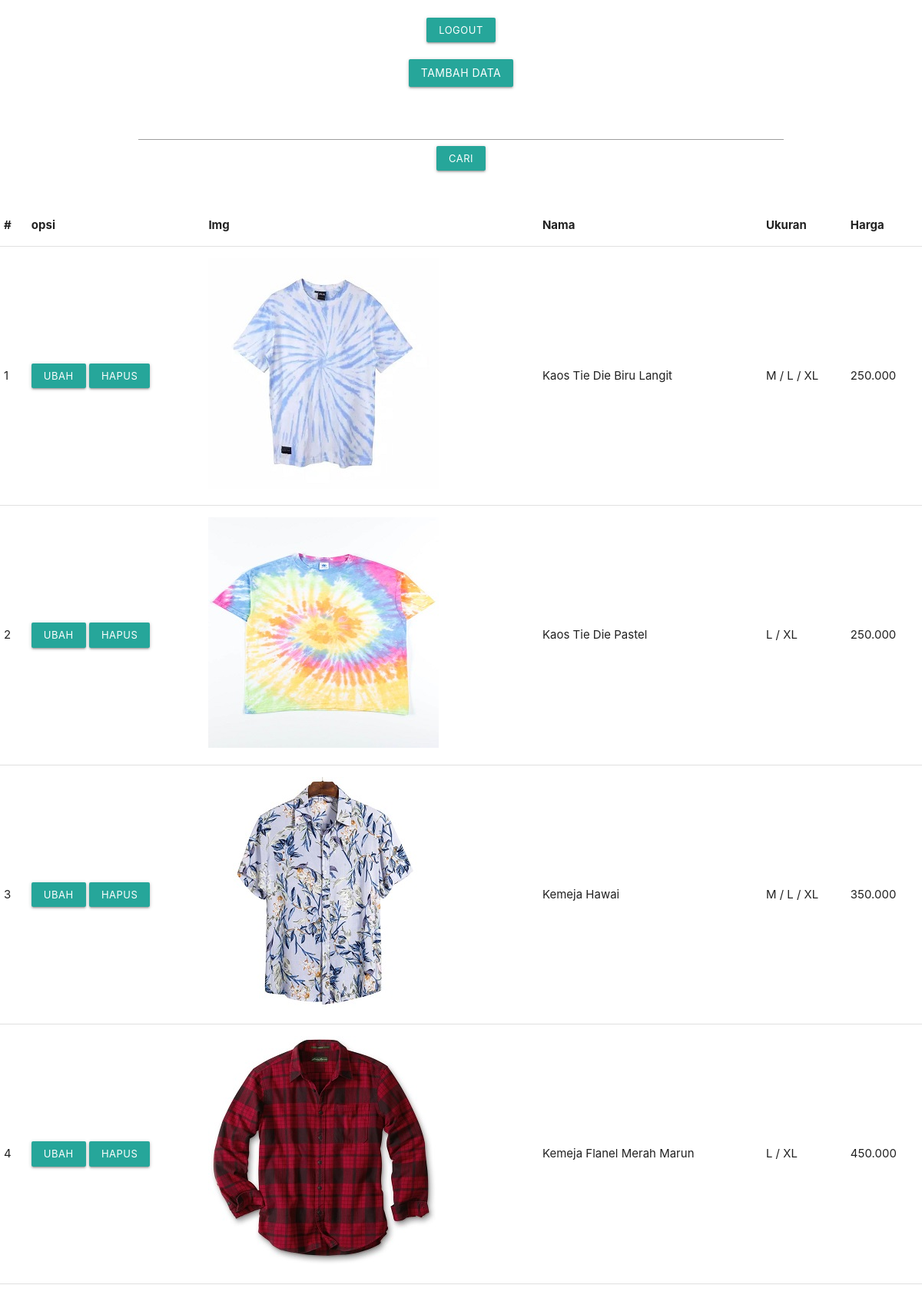
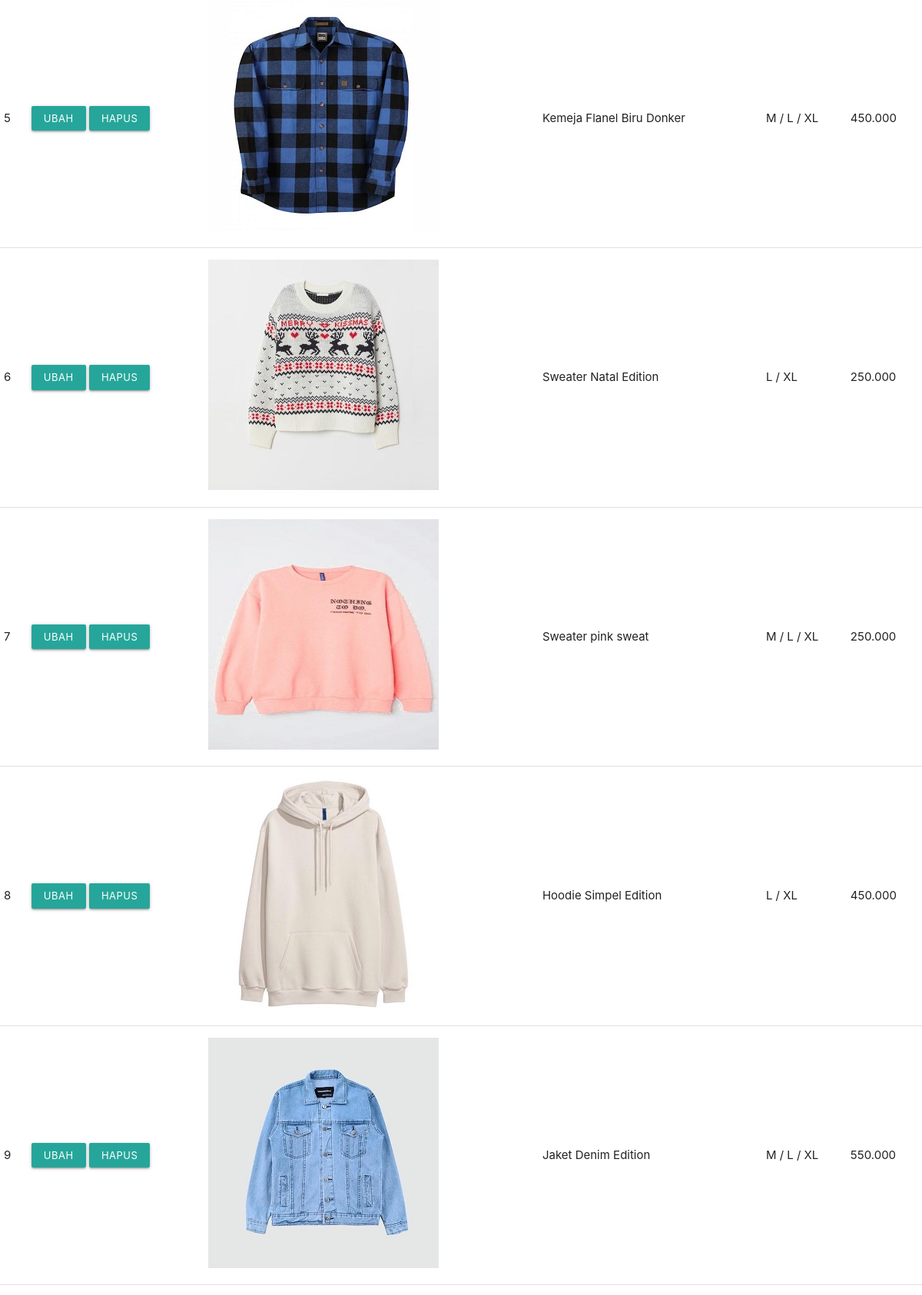
Screenshot of /php/admin.php (upper part) with the database file from the repository (2 pictures, top to bottom).
### tables this page shows
CREATE TABLE `pakaian` (
  `id` int(11) NOT NULL,
  `nama` varchar(200) NOT NULL,
  `ukuran` varchar(100) NOT NULL,
  `harga` varchar(100) NOT NULL,
  `img` varchar(100) NOT NULL
);

### php/functions.php (called while the page is built, shortened)
<?php
function koneksi()
{
    $conn = mysqli_connect("localhost", "root", "");
    mysqli_select_db($conn, "pw_tubess_203040035");
    return $conn;
}
function query($query)
{
    $conn = koneksi();
    $result = mysqli_query($conn, $query);
    $rows = [];
    while( $row = mysqli_fetch_assoc($result) ) {
        $rows[] = $row;
    }
    return $rows;
}
?>

### php/admin.php (the view, shortened to what this page needs)
<?php
require "functions.php";
$pakaian = query("SELECT * FROM pakaian");
if(isset($_GET["cari"])) {
    $keyword = $_GET["keyword"];
    $pakaian = query("SELECT * FROM pakaian WHERE
                        nama LIKE '%$keyword%' OR
                        ukuran LIKE '%$keyword%' OR
                        harga LIKE '%$keyword%' ");
}else{
    $pakaian = query("SELECT * FROM pakaian");
}
?>
<!DOCTYPE html>
<html>
    <head>
        <link type="text/css" rel="stylesheet" href="../css/materialize.min.css"  media="screen,projection"/>
        <link rel="stylesheet" href="../css/style.css">
    </head>
    <body>
    <div class="logout">
        <div class="center-align">
            <br>
            <button class="waves-effect waves-light btn-small"><a class="white-text" href="logout.php">Logout</a></button>
        </div>
    </div>
    <div class="add">
        <div class="container">
            <div class="center-align">
                <br>
                <button class="waves-effect waves-light btn"><a class="white-text" href="tambah.php">Tambah Data</a></button>
                <br><br>
                <form action="" method="GET">
                    <input type="text" name="keyword" autocomplete="off" autofocus>
                    <button class="waves-effect waves-light btn-small" type="submit" name="cari">Cari</button>
                </form>
            </div>
        </div>
    </div>
    <br><br>
    <table border="1" cellpadding="13" cellspacing="0">
        <tr>
            <th>#</th>
            <th>opsi</th>
            <th>Img</th>
            <th>Nama</th>
            <th>Ukuran</th>
            <th>Harga</th>
        </tr>
        <?php $i = 1; ?>
        <?php foreach ($pakaian as $row) : ?>
            <tr>
                <td><?= $i; ?></td>
                <td>
                    <button class="waves-effect waves-light btn-small"><a href="ubah.php?id=<?= $row['id']; ?>" class="white-text">ubah</a></button>
                    <button class="waves-effect waves-light btn-small"><a href="hapus.php?id=<?= $row['id']; ?>" onclick="return confirm('Hapus Data?')" class="white-text">hapus</a></button>
                </td>
                <td><img src="../assets/img/<?= $row["img"]; ?>"></td>
                <td><?= $row["nama"]; ?></td>
                <td><?= $row["ukuran"]; ?></td>
                <td><?= $row["harga"]; ?></td>
            </tr>
            <?php $i++; ?>
        <?php endforeach; ?>
    </table>
    </body>
</html>

### rows the page displays
pakaian: img (picture), nama "Kaos Tie Die Biru Langit", ukuran "M / L / XL", harga "250.000"
pakaian: img (picture), nama "Kaos Tie Die Pastel", ukuran "L / XL", harga "250.000"
pakaian: img (picture), nama "Kemeja Hawai", ukuran "M / L / XL", harga "350.000"
pakaian: img (picture), nama "Kemeja Flanel Merah Marun", ukuran "L / XL", harga "450.000"
pakaian: img (picture), nama "Kemeja Flanel Biru Donker", ukuran "M / L / XL", harga "450.000"
pakaian: img (picture), nama "Sweater Natal Edition", ukuran "L / XL", harga "250.000"
pakaian: img (picture), nama "Sweater pink sweat", ukuran "M / L / XL", harga "250.000"
pakaian: img (picture), nama "Hoodie Simpel Edition", ukuran "L / XL", harga "450.000"
pakaian: img (picture), nama "Jaket Denim Edition", ukuran "M / L / XL", harga "550.000"
